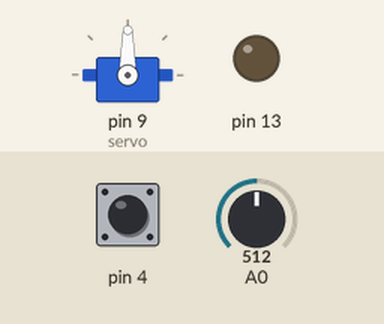
Simulated run of this sketch. Board: Arduino Uno, built with avr-gcc and run on an emulated ATmega328P. On the bench: servo, output pins drawn as LEDs (lit = HIGH). Dashed ring = blinking. The inputs (shaded band) are chosen by the test bench; at power-on: pin 4 HIGH, A0 = 512.

Above: at 1.2 s.
1.3 s: pin 4 pulled LOW for 1 s
At 3.5 s:
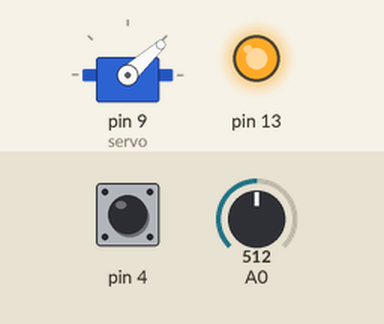
3.8 s: pin 4 pulled LOW for 0.15 s
At 5.1 s:
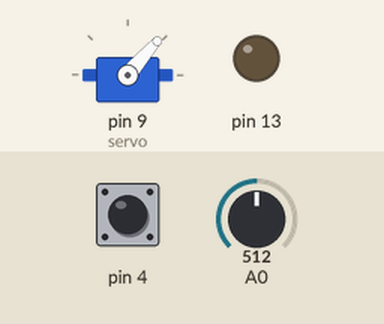
5.4 s: pin 4 pulled LOW for 3.2 s
At 9.5 s:
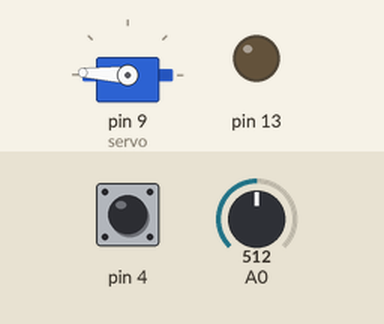
10.1 s: pin 4 pulled LOW for 1 s
At 11.4 s:
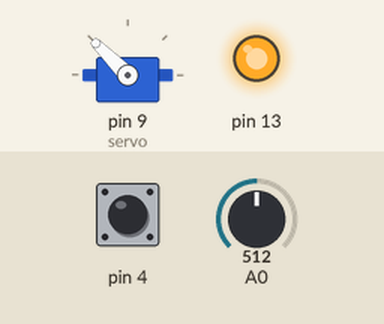
12.6 s: pin 4 pulled LOW for 3.2 s
At 16.2 s:
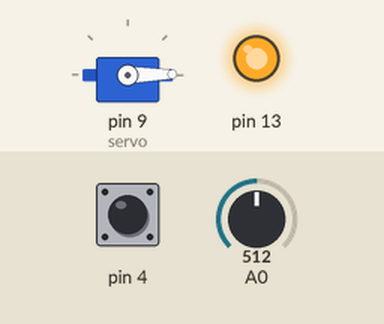
17.3 s: pin 4 driven LOW
At 18.05 s:
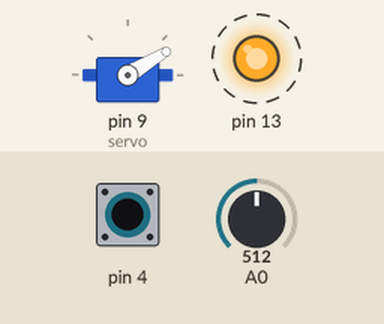
Timing chart, 0 to 40.4 s (numbered marks = the images above; inputs shaded):
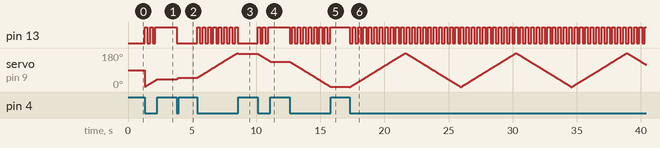

The sketch:

ButtonPotSweep.ino
```cpp
#include <Servo.h>


class Flasher
{
	// Class Member Variables
	// These are initialized at startup
	int ledPin;      // the number of the LED pin
	long OnTime;     // milliseconds of on-time
	long OffTime;    // milliseconds of off-time

	// These maintain the current state
	int ledState;             		// ledState used to set the LED
	unsigned long previousMillis;  	// will store last time LED was updated

  // Constructor - creates a Flasher
  // and initializes the member variables and state
  public:
  Flasher(int pin, long on, long off)
  {
	ledPin = pin;
	pinMode(ledPin, OUTPUT);

	OnTime = on;
	OffTime = off;

	ledState = LOW;
	previousMillis = 0;
  }

  void Update()
  {
    // check to see if it's time to change the state of the LED
    unsigned long currentMillis = millis();

    if((ledState == HIGH) && (currentMillis - previousMillis >= OnTime))
    {
    	ledState = LOW;  // Turn it off
      previousMillis = currentMillis;  // Remember the time
      digitalWrite(ledPin, ledState);  // Update the actual LED
    }
    else if ((ledState == LOW) && (currentMillis - previousMillis >= OffTime))
    {
      ledState = HIGH;  // turn it on
      previousMillis = currentMillis;   // Remember the time
      digitalWrite(ledPin, ledState);	  // Update the actual LED
    }
  }
};

class Sweeper
{
  Servo servo;
  int pos;
  int increment;
  int updateInterval;
  unsigned long lastUpdate;
  int servoPin;
  bool attached;  // keeps track if servo is currently attached

public:
  Sweeper(int interval)
  {
    updateInterval = interval;
    increment = 1;
    pos = 0;
    lastUpdate = 0;
    attached = false;
  }

  void Attach(int pin)
  {
    servoPin = pin;
    if(!attached)       // only attach if not already attached
    {
      servo.attach(pin);
      attached = true;
    }
  }

  void Detach()
  {
    if(attached)         // only detach if currently attached
    {
      servo.detach();
      attached = false;
    }
  }

  void Update()
  {
    // Read potentiometer for speed
    int potVal = analogRead(A0);
    updateInterval = map(potVal, 0, 1023, 40, 5); // lower interval = faster
    servo.attach(9);

    if((millis() - lastUpdate) > updateInterval)
    {
      lastUpdate = millis();
      pos += increment;
      pos = constrain(pos, 0, 180);   // keep in valid range
      servo.write(pos);

      if ((pos >= 180) || (pos <= 0))
      {
        increment = -increment;
      }
    }
  }
};


Flasher led1(13, 200, 222);

Sweeper sweeper1(15);


void setup()
{
  Serial.begin(9600);
  pinMode(4, INPUT_PULLUP);
  sweeper1.Attach(9);
}

void loop()
{
  if(digitalRead(4) == LOW)
  {
    sweeper1.Update();
    led1.Update();
  }
  else
  {
    sweeper1.Detach();
  }
}
```

Measured:
- after the input at 1.3 s, pin 13: alternates HIGH for 0.20 s and LOW for 0.22 s, 5 changes in all, then stays HIGH, starting at once
- after the input at 3.8 s, pin 13: HIGH → LOW at once; servo on pin 9 (servo): 42° → 49° at once
- after the input at 5.4 s, pin 13: alternates HIGH for 0.20 s and LOW for 0.22 s, 16 changes in all, then stays LOW, starting at once; servo on pin 9 (servo): rises from 49° to 180° in 3.1 s, then falls to 177° in 0.08 s
- after the input at 10.1 s, pin 13: alternates HIGH for 0.20 s and LOW for 0.22 s, 5 changes in all, then stays HIGH, starting at once; servo on pin 9 (servo): moves from 177° to 135° over 0.99 s, starting at once
- after the input at 12.6 s, pin 13: alternates HIGH for 0.20 s and LOW for 0.22 s, 16 changes in all, then stays HIGH, starting at once; servo on pin 9 (servo): moves from 135° to 1° over 3.2 s, starting at once
